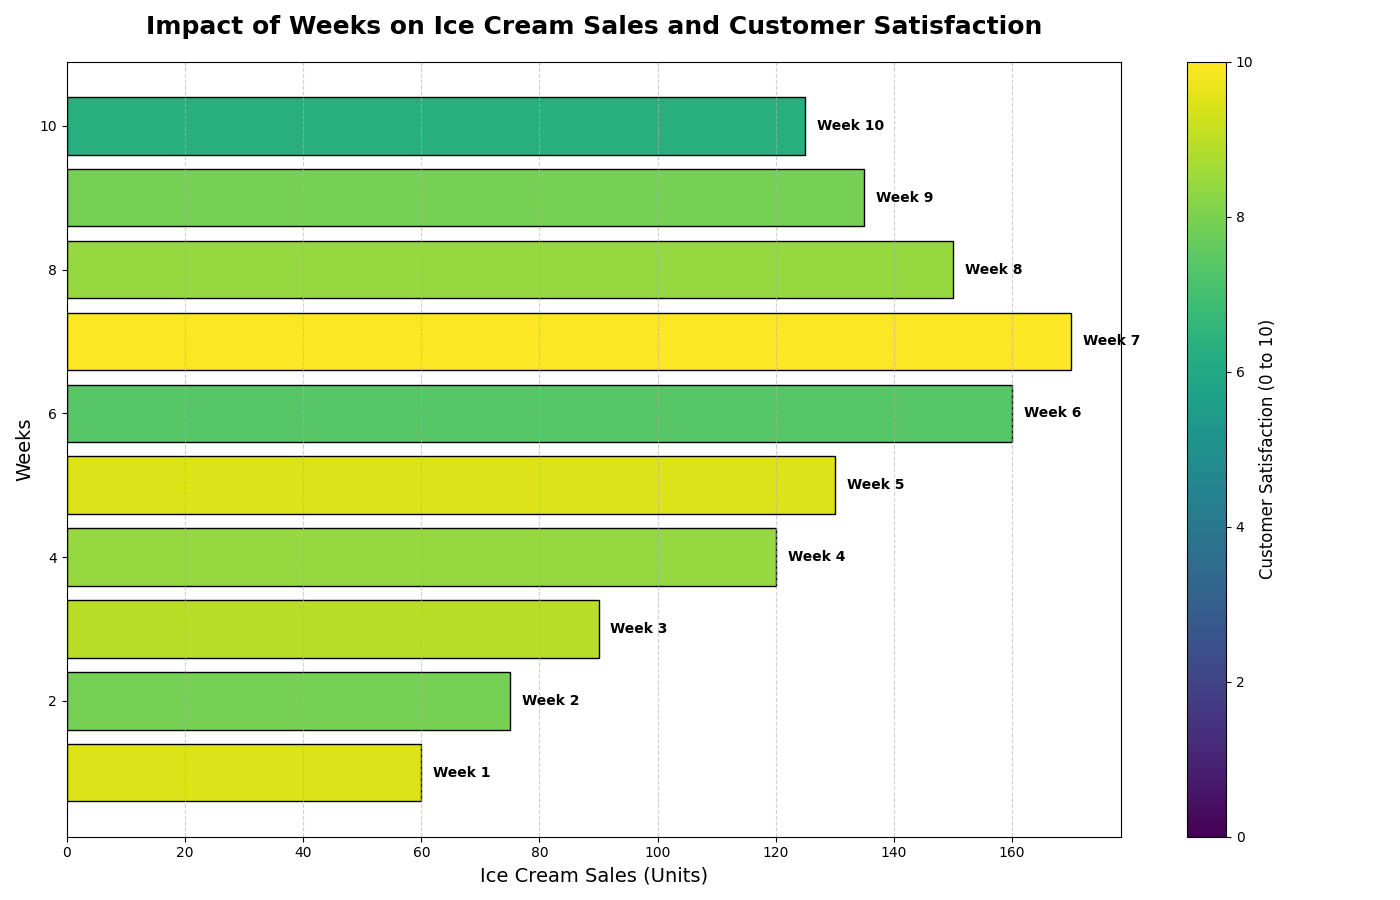

Write Python code to recreate this figure.
import matplotlib.pyplot as plt
import numpy as np

weeks = np.arange(1, 11)
sales = np.array([60, 75, 90, 120, 130, 160, 170, 150, 135, 125])

# Manually shuffled satisfaction values to change assigned colors
shuffled_satisfaction = np.array([9, 7.5, 8.5, 8, 9, 7, 9.5, 8, 7.5, 6])

plt.figure(figsize=(14, 9))
bar_chart = plt.barh(weeks, sales, color=plt.cm.viridis(shuffled_satisfaction / max(shuffled_satisfaction)), edgecolor='black')

plt.title("Impact of Weeks on Ice Cream Sales and Customer Satisfaction", fontsize=18, fontweight='bold', pad=20)
plt.xlabel("Ice Cream Sales (Units)", fontsize=14)
plt.ylabel("Weeks", fontsize=14)

for i, (sales_val, week) in enumerate(zip(sales, weeks)):
    plt.text(sales_val + 2, week, f"Week {week}", fontsize=10, fontweight='bold', va='center')

plt.grid(True, linestyle='--', alpha=0.6, axis='x')

sm = plt.cm.ScalarMappable(cmap='viridis', norm=plt.Normalize(0, 10))
sm.set_array([])
cbar = plt.colorbar(sm, ax=plt.gca())
cbar.set_label('Customer Satisfaction (0 to 10)', fontsize=12)

plt.tight_layout()
plt.show()
